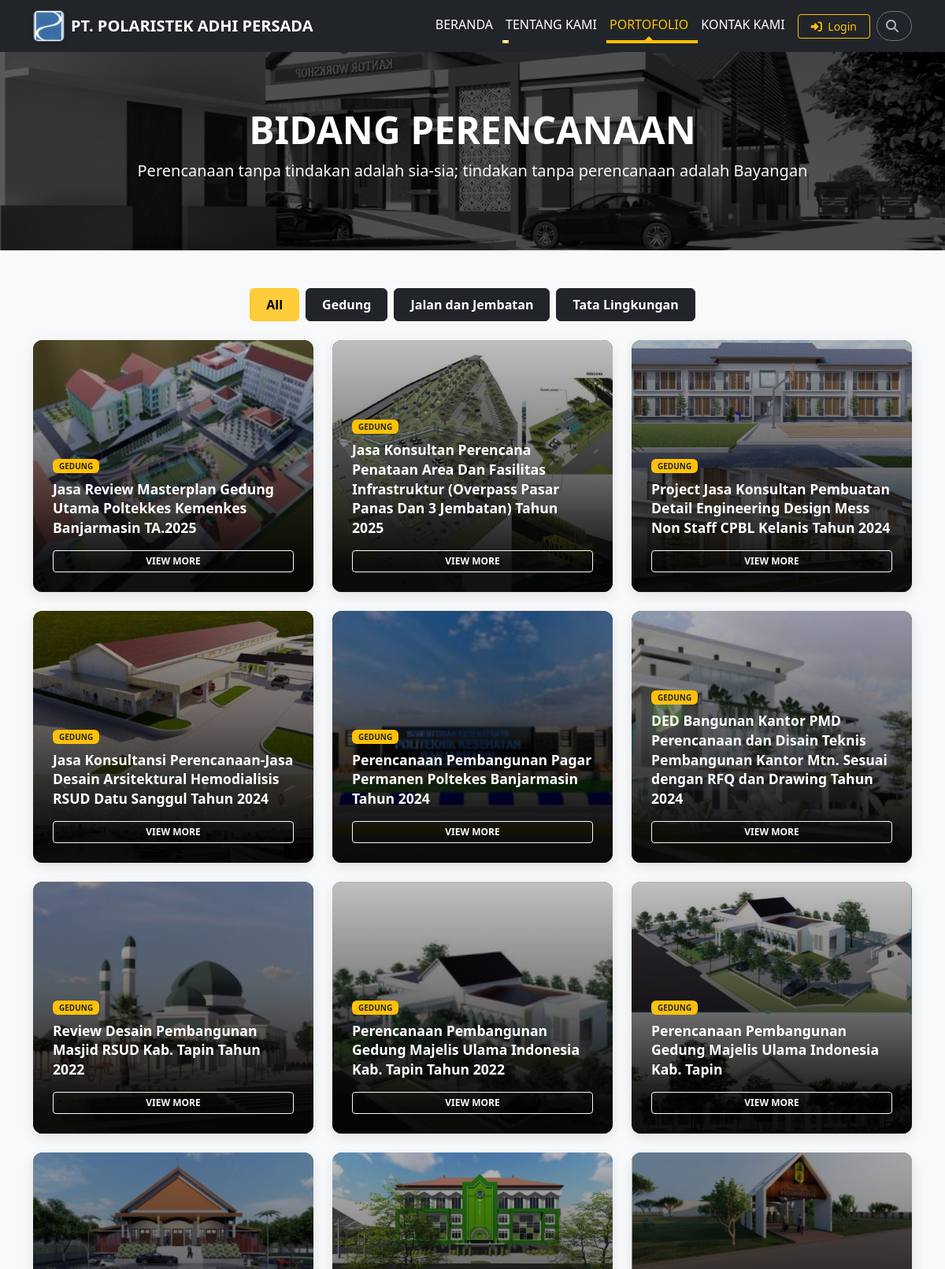
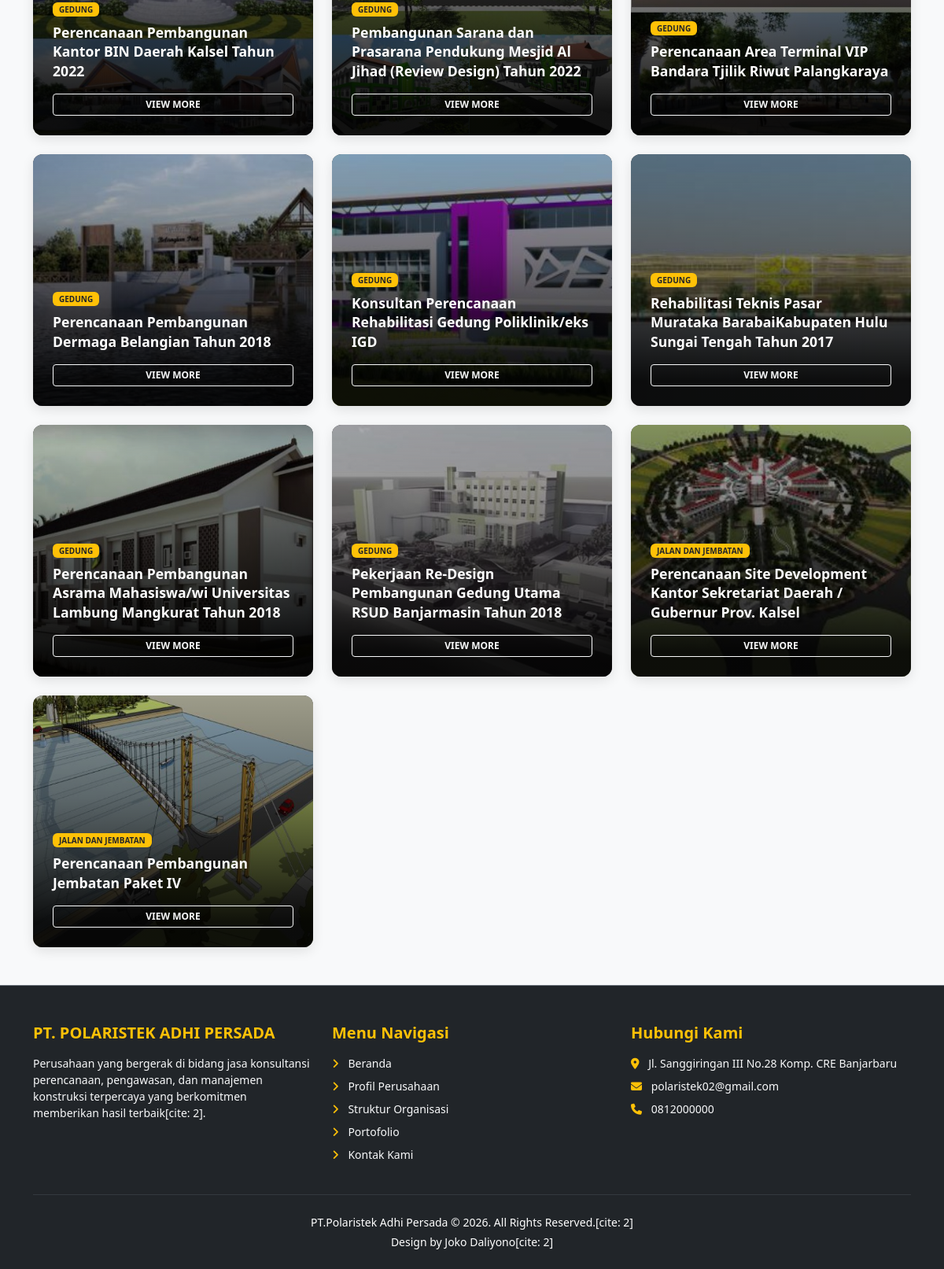
Page /portofolio/bidang_perencanaan.php on the committed database (2 pictures, top to bottom).
### tables this page shows
CREATE TABLE `page_banner_perencanaan` (
  `id` int(11) NOT NULL,
  `title` varchar(255) NOT NULL,
  `subtitle` text NOT NULL,
  `background_image` varchar(255) NOT NULL
);

CREATE TABLE `portofolio_perencanaan` (
  `id` int(11) NOT NULL,
  `kategori` enum('Gedung','Jalan dan Jembatan','Tata Lingkungan') NOT NULL,
  `nama_proyek` varchar(255) NOT NULL,
  `deskripsi` text NOT NULL,
  `foto` varchar(255) NOT NULL,
  `foto2` varchar(255) DEFAULT NULL,
  `foto3` varchar(255) DEFAULT NULL,
  `tanggal_input` timestamp NOT NULL DEFAULT current_timestamp()
);

### portofolio/bidang_perencanaan.php (the view, shortened to what this page needs)
<?php
include '../koneksi/koneksi.php';
$q_banner = mysqli_query($conn, "SELECT * FROM page_banner_perencanaan ORDER BY id DESC LIMIT 1");
$banner = mysqli_fetch_assoc($q_banner);
$title = isset($banner['title']) ? $banner['title'] : 'BIDANG PERENCANAAN';
$subtitle = isset($banner['subtitle']) ? $banner['subtitle'] : 'Eksplorasi hasil karya perancangan profesional kami.';
?>
<!DOCTYPE html>
<html lang="id">
<head>
    <link href="https://cdn.jsdelivr.net/npm/bootstrap@5.3.0/dist/css/bootstrap.min.css" rel="stylesheet">
    <link rel="stylesheet" href="https://cdnjs.cloudflare.com/ajax/libs/font-awesome/6.4.0/css/all.min.css">
</head>
<body class="bg-light">
<?php include '../koneksi/navbar.php'; ?>
<header class="hero-section text-center">
    <div class="container">
        <h1 class="fw-bold display-5"><?= htmlspecialchars($title); ?></h1>
        <p class="lead text-light"><?= htmlspecialchars($subtitle); ?></p>
    </div>
</header>
<section class="py-5">
    <div class="container">
        <div class="d-flex flex-wrap justify-content-center gap-2 mb-4" id="filterButtons">
            <button class="btn btn-warning filter-btn active" data-filter="all">All</button>
            <button class="btn btn-dark filter-btn" data-filter="Gedung">Gedung</button>
            <button class="btn btn-dark filter-btn" data-filter="Jalan dan Jembatan">Jalan dan Jembatan</button>
            <button class="btn btn-dark filter-btn" data-filter="Tata Lingkungan">Tata Lingkungan</button>
        </div>
        <div class="row g-4" id="portfolioList">
            <?php
            $query = mysqli_query($conn, "SELECT * FROM portofolio_perencanaan ORDER BY id DESC");
            if (mysqli_num_rows($query) > 0) {
                while ($row = mysqli_fetch_assoc($query)) {
                    $kategoriClass = trim($row['kategori']);
                    ?>
                    <div class="col-md-4 project-item" data-category="<?= $kategoriClass; ?>">
                        <div class="card project-card text-white border-0">
                            <img src="../img/<?= htmlspecialchars($row['foto']); ?>" alt="Foto Proyek" onerror="this.src='https://via.placeholder.com/400x300';">
                            <div class="card-img-overlay">
                                <div>
                                    <span class="badge bg-warning text-dark mb-2 px-2 py-1 fw-bold text-uppercase" style="font-size: 10px;"><?= htmlspecialchars($row['kategori']); ?></span>
                                    <h5 class="card-title fw-bold text-white mb-2" style="font-size: 1.1rem; line-height: 1.4;"><?= htmlspecialchars($row['nama_proyek']); ?></h5>
                                </div>
                                <a href="#" class="btn btn-outline-light btn-sm w-100 fw-bold mt-2 py-1" style="font-size: 12px; border-radius: 4px;" data-bs-toggle="modal" data-bs-target="#detailModal<?= $row['id']; ?>">VIEW MORE</a>
                            </div>
                        </div>
                    </div>
                    <?php
                }
            } else {
                echo '<div class="col-12 text-center"><p class="text-muted fst-italic">Belum ada data portofolio yang diinput ke dalam database.</p></div>';
            }
            ?>
        </div>
    </div>
</section>
<?php include '../koneksi/footer.php'; ?>
</body>
</html>

### koneksi/navbar.php (shortened to what this page needs)
<?php
$root_path = '';
$current_dir = isset($_SERVER['PHP_SELF']) ? basename(dirname($_SERVER['PHP_SELF'])) : '';
if ($current_dir == 'tentangkami' || $current_dir == 'portofolio' || $current_dir == 'login' || $current_dir == 'kontak') {
    $root_path = '../';
}
$current_page = isset($_SERVER['PHP_SELF']) ? basename($_SERVER['PHP_SELF']) : '';
?>
<nav class="navbar navbar-expand-lg navbar-dark bg-dark sticky-top">
    <div class="container">
        <a class="navbar-brand fw-bold d-flex align-items-center gap-2" href="<?= $root_path; ?>index.php">
            <img src="<?= $root_path; ?>img/Logopola.JPG" alt="Logo PT. POLARISTEK ADHI PERSADA" style="width: 40px; height: 40px; object-fit: cover; border-radius: 6px;">
            <span>PT. POLARISTEK ADHI PERSADA</span>
        </a>
        <div class="collapse navbar-collapse justify-content-end" id="navbarNav">
            <ul class="navbar-nav align-items-lg-center">
                <li class="nav-item">
                    <a class="nav-link <?= ($current_page == 'index.php') ? 'active' : ''; ?>" href="<?= $root_path; ?>index.php">BERANDA</a>
                </li>
                <li class="nav-item dropdown">
                    <a class="nav-link dropdown-toggle <?= ($current_dir == 'tentangkami') ? 'active' : ''; ?>" href="#" id="tentangDropdown" role="button" data-bs-toggle="dropdown" aria-expanded="false">
                        TENTANG KAMI
                    </a>
                </li>
                <li class="nav-item dropdown">
                    <?php
                        $is_portofolio_active = ($current_dir == 'portofolio' && $current_page != 'testimoni.php');
                    ?>
                    <a class="nav-link dropdown-toggle <?= $is_portofolio_active ? 'active' : ''; ?>" href="#" id="portofolioDropdown" role="button" data-bs-toggle="dropdown" aria-expanded="false">
                        PORTOFOLIO
                    </a>
                </li>
                <li class="nav-item">
                    <a class="nav-link <?= ($current_page == 'kontak.php') ? 'active' : ''; ?>" href="<?= $root_path; ?>kontak/kontak.php">KONTAK KAMI</a>
                </li>
                <?php if (isset($_SESSION['status_login']) && $_SESSION['status_login'] == true): ?>
                    <li class="nav-item dropdown ms-lg-2">
                        <a class="nav-link dropdown-toggle text-warning fw-bold" href="#" role="button" data-bs-toggle="dropdown">
                            <i class="fas fa-user-shield me-1"></i> <?= htmlspecialchars($_SESSION['nama_lengkap'] ?? 'Admin'); ?>
                        </a>
                        <ul class="dropdown-menu dropdown-menu-end shadow">
                            <li><a class="dropdown-item text-danger fw-semibold" href="<?= $root_path; ?>login/logout.php"><i class="fas fa-sign-out-alt me-2"></i> Logout</a></li>
                        </ul>
                    </li>
                <?php else: ?>
                    <li class="nav-item ms-lg-2">
                        <a class="btn btn-outline-warning btn-sm px-3 mt-1 mt-lg-0" href="<?= $root_path; ?>login/login.php"><i class="fas fa-sign-in-alt me-1"></i> Login</a>
                    </li>
                <?php endif; ?>
                <li class="nav-item ms-lg-2 my-2 my-lg-0">
                    <form action="<?= $root_path; ?>pencarian.php" method="GET" class="search-wrapper">
                        <input class="form-control form-control-sm search-input" type="search" name="q" placeholder="" aria-label="Search" required title="Ketik untuk mencari...">
                        <i class="fas fa-search search-icon"></i>
                    </form>
                </li>
            </ul>
        </div>
    </div>
</nav>

### koneksi/footer.php (shortened to what this page needs)
<footer class="bg-dark text-white pt-5 pb-4 border-top border-secondary">
    <div class="container">
        <div class="row g-4 mb-4">
            <div class="col-lg-4 col-md-6">
                <h5 class="fw-bold mb-3 text-warning">PT. POLARISTEK ADHI PERSADA</h5>
                <p class="small text-light">
                    Perusahaan yang bergerak di bidang jasa konsultansi perencanaan, pengawasan, dan manajemen konstruksi terpercaya yang berkomitmen memberikan hasil terbaik[cite: 2].
                </p>
            </div>
            <div class="col-lg-4 col-md-6">
                <h5 class="fw-bold mb-3 text-warning">Menu Navigasi</h5>
                <ul class="list-unstyled small">
                    <li class="mb-2"><a href="<?= $root_path; ?>index.php" class="text-decoration-none text-light hover-warning"><i class="fas fa-angle-right me-2 text-warning"></i> Beranda</a></li>
                    <li class="mb-2"><a href="<?= $root_path; ?>tentangkami/profile_perusahaan.php" class="text-decoration-none text-light hover-warning"><i class="fas fa-angle-right me-2 text-warning"></i> Profil Perusahaan</a></li>
                    <li class="mb-2"><a href="<?= $root_path; ?>tentangkami/struktur_organisasi.php" class="text-decoration-none text-light hover-warning"><i class="fas fa-angle-right me-2 text-warning"></i> Struktur Organisasi</a></li>
                    <li class="mb-2"><a href="<?= $root_path; ?>portofolio/bidang_perencanaan.php" class="text-decoration-none text-light hover-warning"><i class="fas fa-angle-right me-2 text-warning"></i> Portofolio</a></li>
                    <li class="mb-2"><a href="<?= $root_path; ?>kontak/kontak.php" class="text-decoration-none text-light hover-warning"><i class="fas fa-angle-right me-2 text-warning"></i> Kontak Kami</a></li>
                </ul>
            </div>
            <div class="col-lg-4 col-md-12">
                <h5 class="fw-bold mb-3 text-warning">Hubungi Kami</h5>
                <p class="small text-light mb-2"><i class="fas fa-map-marker-alt text-warning me-2"></i> Jl. Sanggiringan III No.28 Komp. CRE Banjarbaru</p>
                <p class="small text-light mb-2"><i class="fas fa-envelope text-warning me-2"></i> polaristek02@gmail.com</p>
                <p class="small text-light mb-0"><i class="fas fa-phone text-warning me-2"></i> 0812000000</p>
            </div>
        </div>
        <hr class="border-secondary my-4">
        <div class="row">
            <div class="col-12 text-center small text-white">
                <p class="mb-1">PT.Polaristek Adhi Persada &copy; <?= date('Y'); ?>. All Rights Reserved.[cite: 2]</p>
                <p class="mb-0">Design by Joko Daliyono[cite: 2]</p>
            </div>
        </div>
    </div>
</footer>

### koneksi/navbar.php (style rules this page uses)
.navbar-nav .nav-item { position: relative; }
.navbar-nav .nav-link { color: #fff !important; transition: color 0.3s ease; padding-bottom: 12px !important; }
.navbar-nav .nav-link::after { content: ''; position: absolute; width: 0 !important; height: 3px; bottom: 0; left: 0 !important; background-color: #ffc107 !important; transition: width 0.3s ease-in-out; transform: none !important; }
.navbar-nav .nav-link::before { content: ''; position: absolute; bottom: 3px; left: 50%; transform: translateX(-50%) scale(0); border-left: 6px solid transparent; border-right: 6px solid transparent; border-bottom: 6px solid #ffc107; transition: transform 0.3s ease-in-out; z-index: 5; }
.navbar-nav .nav-link:hover::after, .navbar-nav .nav-link.active::after { width: 100% !important; }
.navbar-nav .nav-link:hover::before, .navbar-nav .nav-link.active::before { transform: translateX(-50%) scale(1); }
.navbar-nav .nav-link:hover, .navbar-nav .nav-link.active { color: #ffc107 !important; }
.navbar-nav .dropdown.show > .nav-link::after, .navbar-nav .dropdown:hover > .nav-link::after, .navbar-nav .dropdown-toggle.active::after { width: 100% !important; }
.navbar-nav .dropdown.show > .nav-link::before, .navbar-nav .dropdown:hover > .nav-link::before, .navbar-nav .dropdown-toggle.active::before { transform: translateX(-50%) scale(1); }
.navbar-nav .dropdown.show > .nav-link, .navbar-nav .dropdown:hover > .nav-link, .navbar-nav .dropdown-toggle.active { color: #ffc107 !important; }
.search-wrapper { position: relative; display: flex; align-items: center; }
.search-wrapper .search-input { width: 38px; height: 38px; padding-left: 35px; transition: width 0.4s ease-in-out, background-color 0.3s ease; cursor: pointer; background-color: transparent; color: #fff; border-color: #6c757d; border-radius: 20px; }
.search-wrapper .search-icon { position: absolute; left: 12px; color: #adb5bd; pointer-events: none; transition: color 0.3s ease; }

### rows in the picture
page_banner_perencanaan: title "BIDANG PERENCANAAN", subtitle "Perencanaan tanpa tindakan adalah sia-sia; tindakan tanpa perencanaan adalah Bayangan"
portofolio_perencanaan: foto (picture), kategori "GEDUNG", nama_proyek "Jasa Review Masterplan Gedung Utama Poltekkes Kemenkes Banjarmasin TA.2025"
portofolio_perencanaan: foto (picture), kategori "GEDUNG", nama_proyek "Jasa Konsultan Perencana Penataan Area Dan Fasilitas Infrastruktur (Overpass Pasar Panas Dan 3 Jembatan) Tahun 2025"
portofolio_perencanaan: foto (picture), kategori "GEDUNG", nama_proyek "Project Jasa Konsultan Pembuatan Detail Engineering Design Mess Non Staff CPBL Kelanis Tahun 2024"
portofolio_perencanaan: foto (picture), kategori "GEDUNG", nama_proyek "Jasa Konsultansi Perencanaan-Jasa Desain Arsitektural Hemodialisis RSUD Datu Sanggul Tahun 2024"
portofolio_perencanaan: foto (picture), kategori "GEDUNG", nama_proyek "Perencanaan Pembangunan Pagar Permanen Poltekes Banjarmasin Tahun 2024"
portofolio_perencanaan: foto (picture), kategori "GEDUNG", nama_proyek "DED Bangunan Kantor PMD Perencanaan dan Disain Teknis Pembangunan Kantor Mtn. Sesuai dengan RFQ dan Drawing Tahun 2024"
portofolio_perencanaan: foto (picture), kategori "GEDUNG", nama_proyek "Review Desain Pembangunan Masjid RSUD Kab. Tapin Tahun 2022"
portofolio_perencanaan: foto (picture), kategori "GEDUNG", nama_proyek "Perencanaan Pembangunan Gedung Majelis Ulama Indonesia Kab. Tapin Tahun 2022"
portofolio_perencanaan: foto (picture), kategori "GEDUNG", nama_proyek "Perencanaan Pembangunan Gedung Majelis Ulama Indonesia Kab. Tapin"
portofolio_perencanaan: foto (picture), kategori "GEDUNG", nama_proyek "Perencanaan Pembangunan Kantor BIN Daerah Kalsel Tahun 2022"
portofolio_perencanaan: foto (picture), kategori "GEDUNG", nama_proyek "Pembangunan Sarana dan Prasarana Pendukung Mesjid Al Jihad (Review Design) Tahun 2022"
portofolio_perencanaan: foto (picture), kategori "GEDUNG", nama_proyek "Perencanaan Area Terminal VIP Bandara Tjilik Riwut Palangkaraya"
portofolio_perencanaan: foto (picture), kategori "GEDUNG", nama_proyek "Perencanaan Pembangunan Dermaga Belangian Tahun 2018"
portofolio_perencanaan: foto (picture), kategori "GEDUNG", nama_proyek "Konsultan Perencanaan Rehabilitasi Gedung Poliklinik/eks IGD"
portofolio_perencanaan: foto (picture), kategori "GEDUNG", nama_proyek "Rehabilitasi Teknis Pasar Murataka BarabaiKabupaten Hulu Sungai Tengah Tahun 2017"
portofolio_perencanaan: foto (picture), kategori "GEDUNG", nama_proyek "Perencanaan Pembangunan Asrama Mahasiswa/wi Universitas Lambung Mangkurat Tahun 2018"
portofolio_perencanaan: foto (picture), kategori "GEDUNG", nama_proyek "Pekerjaan Re-Design Pembangunan Gedung Utama RSUD Banjarmasin Tahun 2018"
portofolio_perencanaan: foto (picture), kategori "JALAN DAN JEMBATAN", nama_proyek "Perencanaan Site Development Kantor Sekretariat Daerah / Gubernur Prov. Kalsel"
portofolio_perencanaan: foto (picture), kategori "JALAN DAN JEMBATAN", nama_proyek "Perencanaan Pembangunan Jembatan Paket IV"
